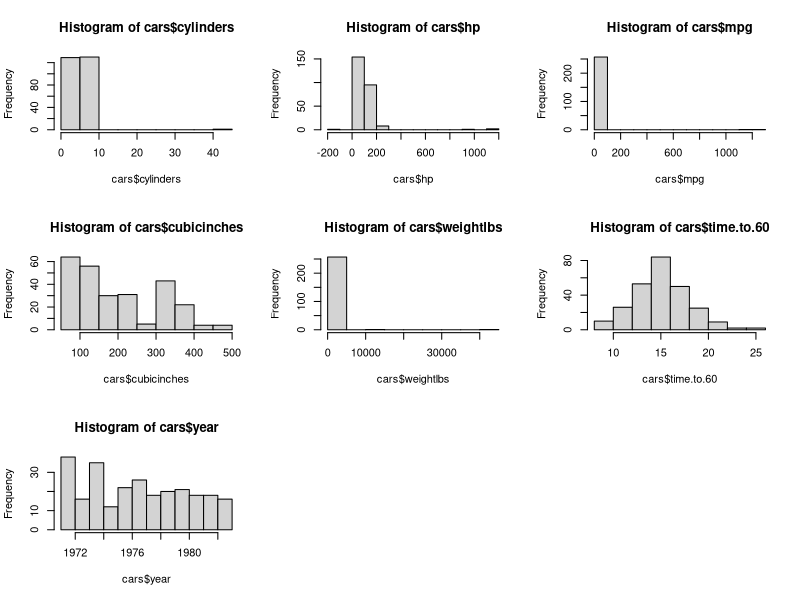
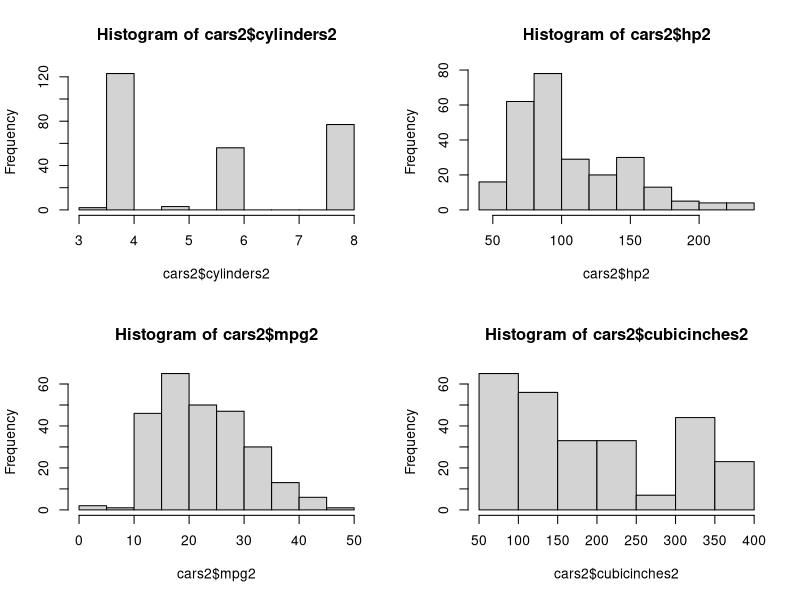
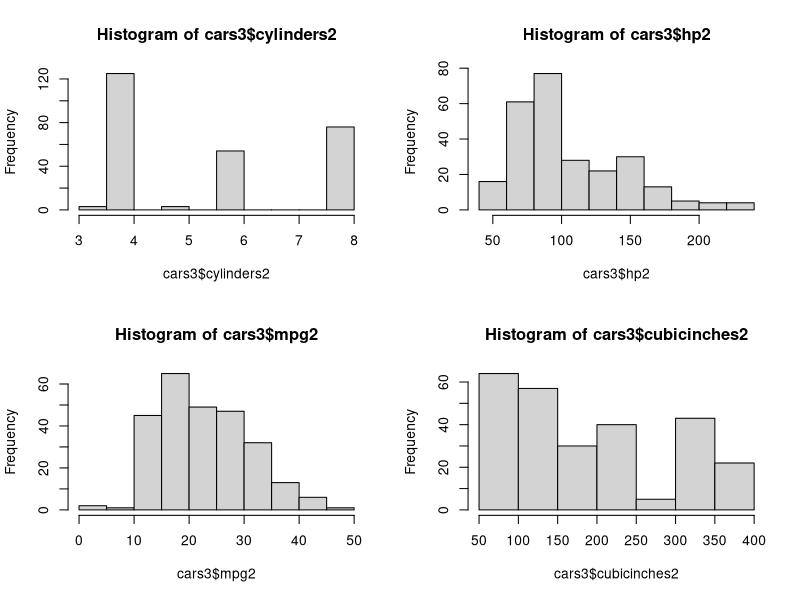
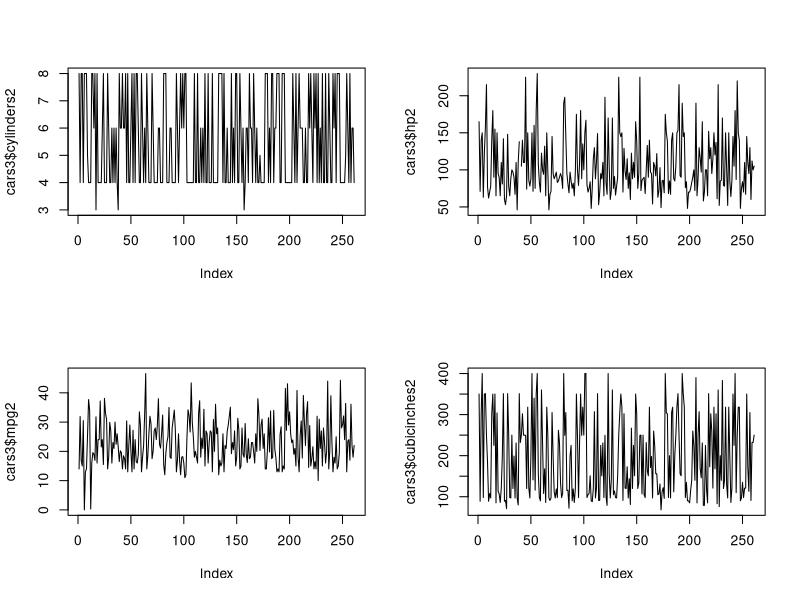
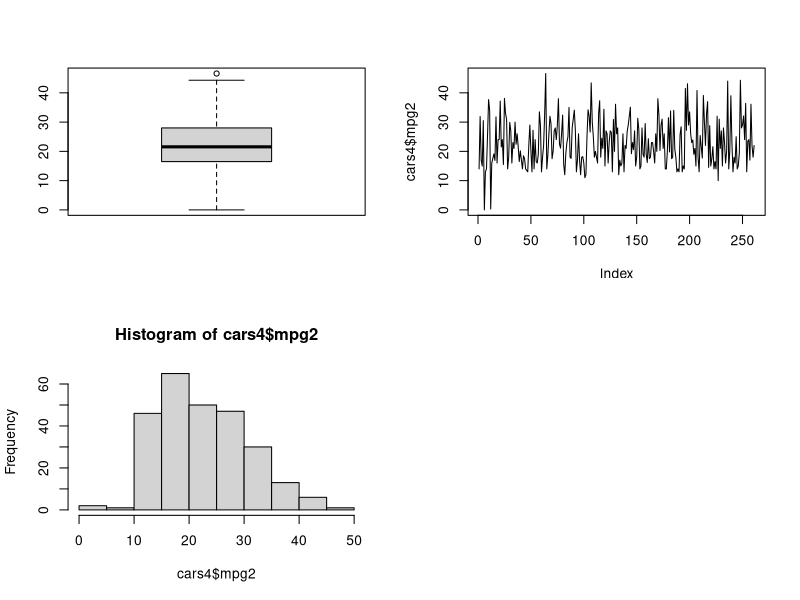

Here is the R script that generated these plots, in order:
## ---- chunk 1
knitr::opts_chunk$set(echo = TRUE)
## ---- chunk 2
library(dplyr)
library(zoo)
library(ggplot2)
## ---- chunk 3
cars <- read.table("cars.txt",header = TRUE, sep = ",")
cars$cubicinches <- as.numeric(cars$cubicinches) 
## ---- chunk 4
str(cars)
summary(cars)
## ---- chunk 5
par(mfrow=c(3,3))
hist(cars$cylinders)
hist(cars$hp)
hist(cars$mpg)
hist(cars$cubicinches)
hist(cars$weightlbs)
hist(cars$time.to.60)
hist(cars$year)
## ---- chunk 6
cars2 = cars %>%
  mutate(mpg2 = ifelse(cars$mpg < 0 | cars$mpg > 70, NA, cars$mpg),
         cylinders2 = ifelse(cars$cylinders > 8 | cars$cylinders < 2 , NA, cars$cylinders),
         cubicinches2 = ifelse(cars$cubicinches > 400, NA, cars$cubicinches),
         hp2 = ifelse(cars$hp > 300 | cars$hp < 0, NA, cars$hp))
cars3<-cars2
cars2<-distinct(cars2)
## ---- chunk 7
cars2$mpg2 = na.approx(cars2$mpg2, rule=2)
cars2$cylinders2 = na.approx(cars2$cylinders2, rule=2)
cars2$cubicinches2 = na.approx(cars2$cubicinches2, rule = 2)
cars2$hp2 = na.approx(cars2$hp2, rule = 2)
## ---- chunk 8
par(mfrow=c(2,2))
hist(cars2$cylinders2)
hist(cars2$hp2)
hist(cars2$mpg2)
hist(cars2$cubicinches2)
## ---- chunk 9
cars3 <- cars3 %>%
  group_by(brand) %>%
  mutate(
    hp2=ifelse(is.na(hp2), mean(hp2, na.rm = TRUE),hp),
    mpg2=ifelse(is.na(mpg2), mean(mpg2, na.rm = TRUE), mpg),
    cubicinches2=ifelse(is.na(cubicinches2), mean(cubicinches2, na.rm = TRUE), cubicinches2),
    cylinders2=ifelse(is.na(cylinders2),as.numeric(names(sort(table(cylinders2)))[1]),cylinders)
    ) %>%
  ungroup()
cars3
## ---- chunk 10
par(mfrow=c(2,2))
hist(cars3$cylinders2)
hist(cars3$hp2)
hist(cars3$mpg2)
hist(cars3$cubicinches2)
## ---- chunk 11
par(mfrow=c(2,2))
plot(cars3$cylinders2, type="l")
plot(cars3$hp2, type="l")
plot(cars3$mpg2, type="l")
plot(cars3$cubicinches2, type="l")
## ---- chunk 12
mean(cars2$mpg2,na.rm=TRUE) + (3*sd(cars2$mpg2,na.rm = TRUE))#46.94349
mean(cars2$mpg2,na.rm=TRUE) - (3*sd(cars2$mpg2,na.rm = TRUE))#-1.174138
cars4<-mutate(cars2, mpg2=ifelse(mpg2<46.94 & mpg2>-1.17,mpg2,NA))
## ---- chunk 13
par(mfrow=c(2,2))
boxplot(cars4$mpg2)
plot(cars4$mpg2, type="l")
hist(cars4$mpg2, breaks=8)
